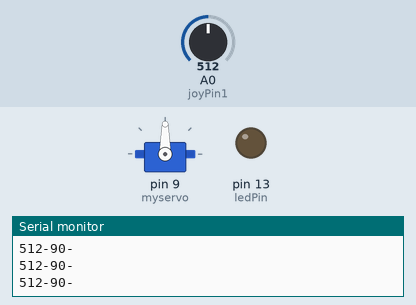
A sketch run on a simulated Arduino Uno, built with avr-gcc and run on an emulated ATmega328P. Parts: servo, output pins drawn as LEDs (lit = HIGH), the last lines printed to the serial monitor. The inputs (shaded band) are chosen by the test bench; at power-on: A0 (joyPin1) = 512.

Above: at 1.2 s.
1.3 s: A0 (joyPin1) set to 716
At 2.3 s:
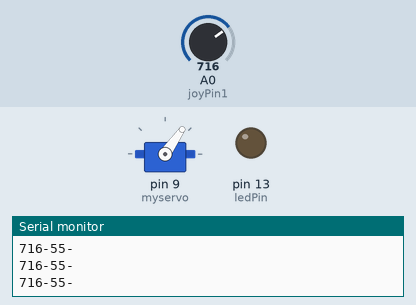
2.8 s: A0 (joyPin1) set to 900
At 4.0 s:
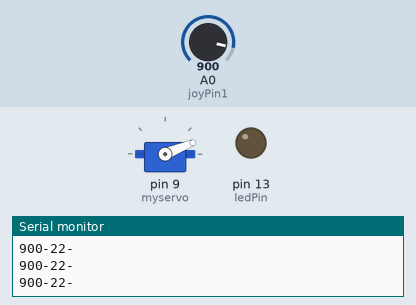
4.3 s: A0 (joyPin1) set to 1023
At 5.1 s:
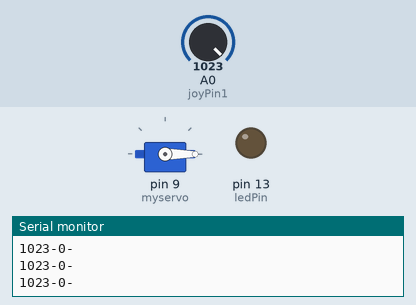
5.8 s: A0 (joyPin1) set to 306
At 7.0 s:
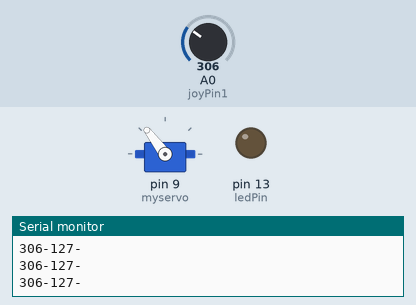
7.3 s: A0 (joyPin1) set to 122
At 8.5 s:
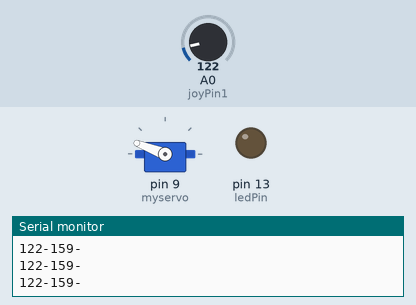
8.8 s: A0 (joyPin1) set to 0
At 10.0 s:
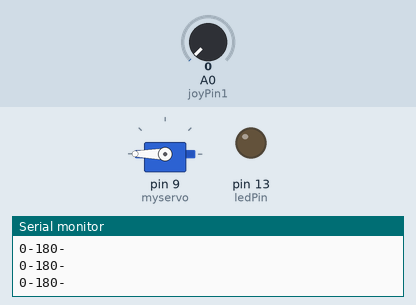
Timing chart, 0 to 11.3 s (numbered marks = the images above; inputs shaded):
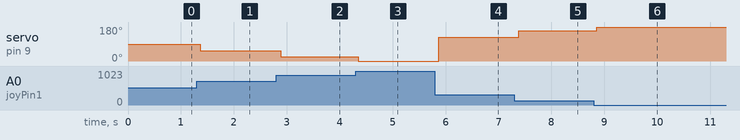

Measured:
- after the input at 1.3 s, servo on pin 9 (myservo): 90° → 55° after 0.07 s
- after the input at 2.8 s, servo on pin 9 (myservo): 55° → 22° after 0.08 s
- after the input at 4.3 s, servo on pin 9 (myservo): 22° → 0° after 0.05 s
- after the input at 5.8 s, servo on pin 9 (myservo): 0° → 127° after 0.07 s
- after the input at 7.3 s, servo on pin 9 (myservo): 127° → 159° after 0.09 s
- after the input at 8.8 s, servo on pin 9 (myservo): 159° → 180° after 0.06 s

The sketch:

servojoy.ino
```cpp
 /* Read Jostick
  * ------------
  *
  * Reads two analog pins that are supposed to be
  * connected to a jostick made of two potentiometers
  *
  * We send three bytes back to the comp: one header and two
  * with data as signed bytes, this will take the form:
  *     Jxy\r\n
  *
  * x and y are integers and sent in ASCII
  *
  * http://www.0j0.org | http://arduino.berlios.de
  * copyleft 2005 DojoDave for DojoCorp
  */
#include <Servo.h>

Servo myservo;  // create servo object to control a servo
// twelve servo objects can be created on most boards

int pos = 0;    // variable to store the servo position

 int ledPin = 13;
 int joyPin1 = 0;                 // slider variable connecetd to analog pin 0
 int value1 = 0;                  // variable to read the value from the analog pin 0

 void setup() {
  myservo.attach(9);  // attaches the servo on pin 9 to the servo object
  pinMode(ledPin, OUTPUT);              // initializes digital pins 0 to 7 as outputs
  Serial.begin(38400);
 }

 int treatValue(int data) {
  return data;
  //return (data * 9 / 1024) + 48;
  //return (data / 1024);
 }

 int servoValue(int data) {
  //return (data / 180);
  int v = map(data, 0, 1023, 180, 0);
  return v;
  //return (data * 9 / 1024) + 48;
  //return (data / 1024);
 }


 void loop() {
  // reads the value of the variable resistor
  value1 = analogRead(joyPin1);
  delay(50);

  //digitalWrite(ledPin, HIGH);
  //delay(treatValue(value1));
  //digitalWrite(ledPin, LOW);
  //delay(treatValue(value1));
  Serial.print(treatValue(value1));
  Serial.print('-');
  Serial.print(servoValue(value1));
  myservo.write(servoValue(value1));              // tell servo to go to position in variable 'pos'
  Serial.println('-');
 }
```
